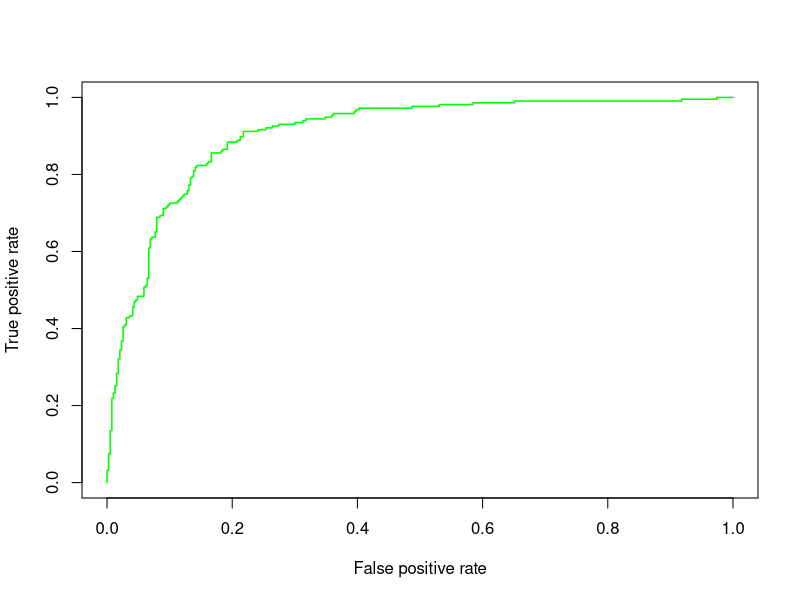

Write R code to recreate this figure.
library(caret)
library(kernlab)
library(ROCR)

?segmentationData

data("segmentationData")
dim(segmentationData)
head(segmentationData)

#Distribution of target variables
table(segmentationData$Class)

table(segmentationData$Class)/length(segmentationData$Class)

Index <- createDataPartition(segmentationData$Class,p =0.7,list = F)

svm.train <- segmentationData[Index , ]
svm.validate <- segmentationData[-Index,]
trainX <- svm.train[,4:61]
set.seed(123)

ctrl <- trainControl(method = "cv",number = 5,
                     summaryFunction = twoClassSummary,
                     classProbs = T)

#grid search to fine tune svm
grid <- expand.grid(sigma = c(0.01,.015,.2),
                    C=c(0.75,0.9,1,1.1,1.25))

svm.tune <- train(x = trainX ,y = svm.train$Class,method = "svmRadial",
                  metric = "ROC",
                  tuneGrid = grid,
                  trControl = ctrl)
print(svm.tune)

valX <- svm.validate[,4:61]
pred <- predict(svm.tune , valX, type = "prob")[2]

head(pred)

pred_val <- prediction(pred , svm.validate$Class)
View(pred_val)

#calculating area under the curve
perf_val <- performance(pred_val,"auc")
perf_val

#calculating true positive and false positive rate
perf_val <- performance(pred_val,"tpr","fpr")

#plot the ROC curve
plot(perf_val,col = "green",lwd = 1.5)
